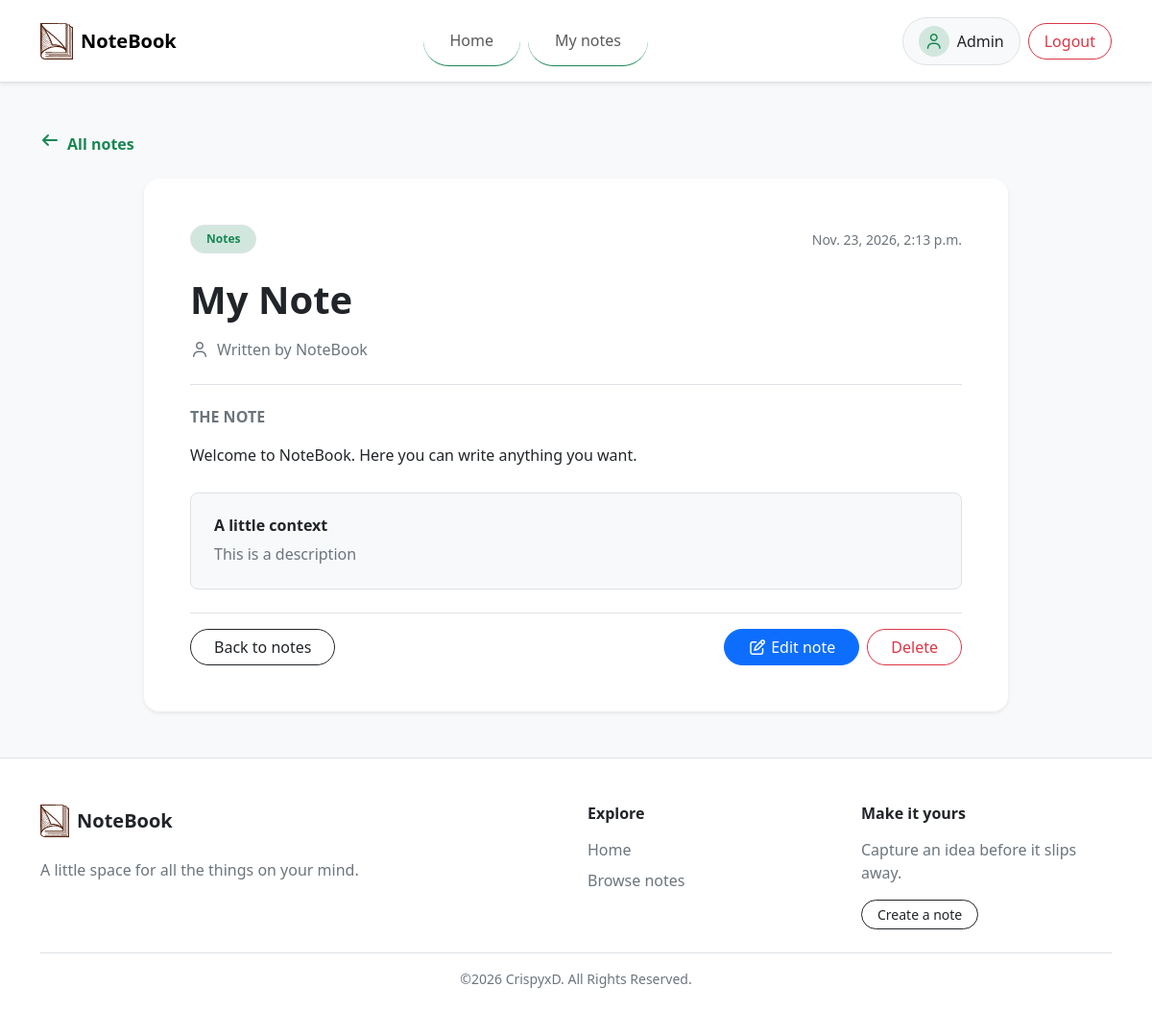
Screenshot of /note_details/18/ (signed in) with the database file from the repository.
### apps/Note/models.py (models this page shows, shortened)
class NoteModel(models.Model):
    title = models.CharField(max_length=255)
    author = models.CharField(max_length=255,default="Unknown")
    owner = models.ForeignKey(settings.AUTH_USER_MODEL,on_delete=models.CASCADE,null=True)
    category = models.ForeignKey(CateogryModel,on_delete=models.SET_NULL,blank=True,null=True)
    Text = models.TextField()
    description = models.TextField(blank=True,null=True)
    created_at = models.DateTimeField(auto_now_add=True)
    updated_at = models.DateTimeField(auto_now=True)

### apps/NoteCategory/models.py (models this page shows)
class CateogryModel(models.Model):
    name = models.CharField(max_length=255)
    created_at = models.DateTimeField(auto_now_add=True)
    updated_at = models.DateTimeField(auto_now=True)
    def __str__(self):
        return self.name

### views/page_views.py (the view)
# urls.py: path('note_details/<int:noteid>/',page_views.notes_details,name='notes_details'),
@login_required
def notes_details(request,noteid):
    notes = get_object_or_404(NoteModel, id=noteid, owner=request.user)
    context = {
        'notes':notes,
    }
    return render(request,'notes_details.html',context)

### templates/notes_details.html
{% extends 'components/base.html' %}
{% block body %}
<div class="container py-5">
    <a href="{% url 'notes' %}" class="link-success fw-semibold text-decoration-none mb-4 d-inline-flex">
        <i class="fa-solid fa-arrow-left me-2" aria-hidden="true"></i>All notes
    </a>
    <article class="card border-0 shadow-sm rounded-4 p-4 p-md-5 mx-auto" style="max-width: 900px;">
        <header class="border-bottom pb-4 mb-4">
            <div class="d-flex flex-wrap justify-content-between align-items-center gap-3 mb-4">
                <span class="badge rounded-pill bg-success-subtle text-success border px-3 py-2">{{ notes.category }}</span>
                <small class="text-secondary">{{ notes.created_at }}</small>
            </div>
            <h1 class="display-6 fw-bold mb-3">{{ notes.title }}</h1>
            <p class="text-secondary mb-0">
                <i class="fa-regular fa-user me-2" aria-hidden="true"></i>Written by {{ notes.author }}
            </p>
        </header>
        <section class="mb-4">
            <h2 class="h6 text-uppercase text-secondary fw-bold mb-3">The note</h2>
            <div class="text-break" style="white-space: pre-wrap; line-height: 1.8;">{{ notes.Text }}</div>
        </section>
        {% if notes.description %}
        <section class="bg-light border rounded-3 p-3 p-md-4 mb-4">
            <h2 class="h6 fw-bold mb-2">A little context</h2>
            <p class="text-secondary mb-0">{{ notes.description }}</p>
        </section>
        {% endif %}
        <div class="d-flex flex-column flex-sm-row justify-content-between gap-3 pt-3 border-top">
            <a href="{% url 'notes' %}" class="btn btn-outline-dark rounded-pill px-4">Back to notes</a>
            <div class="d-flex gap-2">
                <a href="{% url 'notes_update' notes.id %}" class="btn btn-primary rounded-pill px-4">
                    <i class="fa-regular fa-pen-to-square me-1" aria-hidden="true"></i>Edit note
                </a>
                <a href="{% url 'notes_delete' notes.id %}" class="btn btn-outline-danger rounded-pill px-4">
                    Delete
                </a>
            </div>
        </div>
    </article>
</div>
{% endblock %}

### templates/components/header.html (shortened to what this page needs)
<nav class="navbar navbar-expand-lg bg-white border-bottom shadow-sm">
    <div class="container py-2">
        <a class="navbar-brand d-inline-flex align-items-center gap-2 fw-bold" href="{% url 'index' %}">
            <img src="/media/icon-2026-09-25T12_58_05.466Z.svg" width="34" height="38" alt="">
            <span>NoteBook</span>
        </a>
        <div class="collapse navbar-collapse gap-4" id="navbarSupportedContent">
            <ul class="navbar-nav mx-auto my-3 my-lg-0 gap-lg-2">
                <li class="nav-item btn rounded-pill btn-outline-success border-top-0 border-end-0 border-start-0">
                    <a class="nav-link px-3" href="{% url 'index' %}"> Home </a>
                </li>
                <li class="nav-item btn rounded-pill btn-outline-success border-top-0 border-end-0 border-start-0">
                    <a class="nav-link px-3" href="{% url 'notes' %}">My notes</a>
                </li>
            </ul>
            <div class="d-flex align-items-center justify-content-center gap-2">
                {% if user.is_authenticated %}
                <div class="d-inline-flex align-items-center gap-2 rounded-pill border bg-light px-3 py-2">
                    <span class="d-inline-flex align-items-center justify-content-center rounded-circle bg-success-subtle text-success"
                        style="width: 2rem; height: 2rem;">
                        <i class="fa-regular fa-user"></i>
                    </span>
                    <span class="text-truncate">{{ user.username }}</span>
                </div>
                <div>
                    <a href="{% url 'logout' %}" class="btn btn-outline-danger rounded-pill px-3">
                        Logout
                    </a>
                </div>
                {% endif %}
            </div>
        </div>
    </div>
</nav>

### static/css/style.css (style rules this page uses)
.navbar { animation: header-enter 450ms ease-out both; }
main .card { animation: card-enter 500ms ease-out both; }
.navbar-brand, .nav-link, .btn, .page-link, main a:not(.btn) { transition: color 180ms ease, background-color 180ms ease, border-color 180ms ease, box-shadow 180ms ease, transform 180ms ease; }
main .card { transition: box-shadow 200ms ease, border-color 200ms ease; }

### rows the page displays
NoteModel: category "Notes", created_at "Nov. 23, 2026, 2:13 p.m.", title "My Note", author "NoteBook", Text "Welcome to NoteBook. Here you can write anything you want.", description "This is a description"

### other values shown
{{ user.username }} "Admin"
